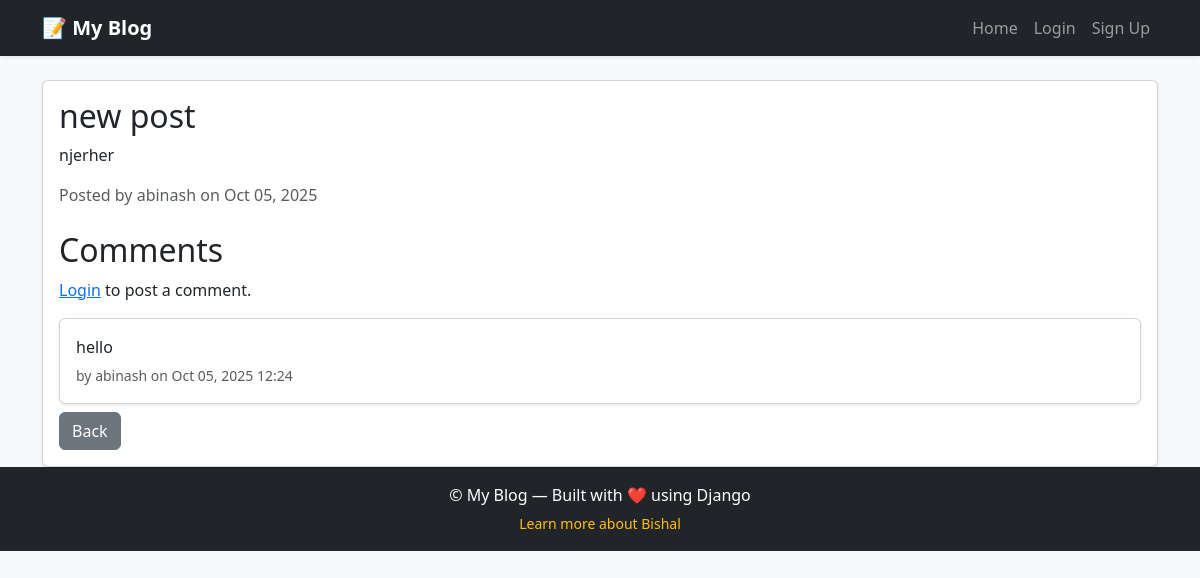
Page /post/15/ on the earlier database version.
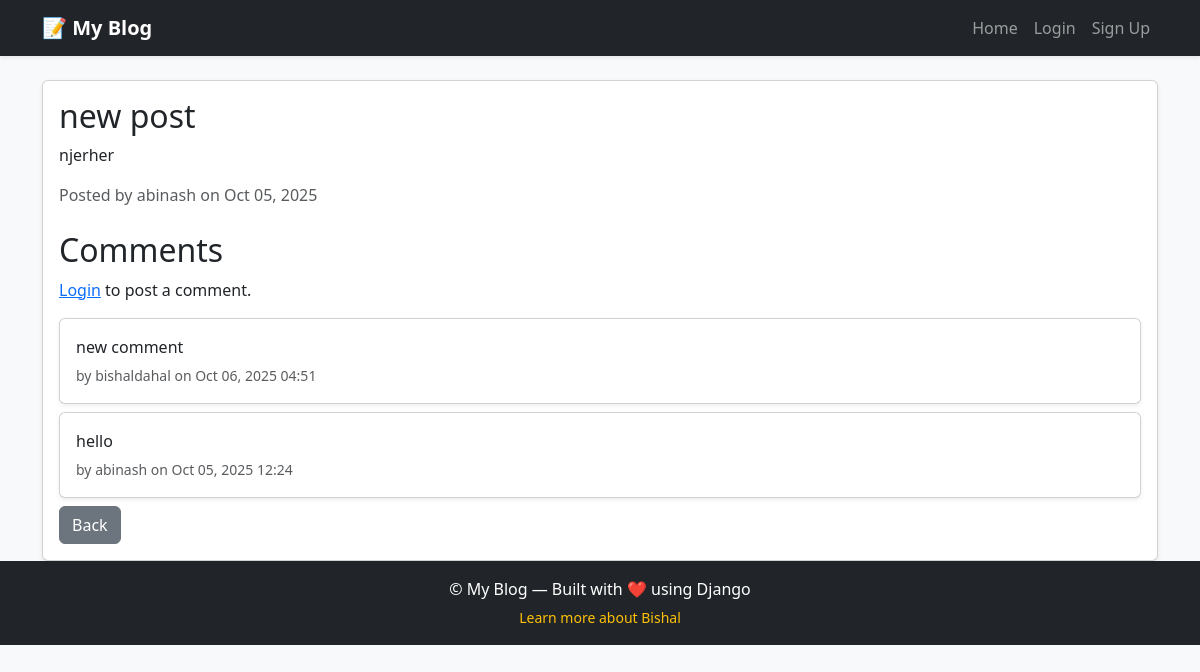
Same page on the later database version.
### blog/models.py (models this page shows, shortened)
class Comment(models.Model):
    post = models.ForeignKey('POST', on_delete=models.CASCADE,related_name='comments')
    author = models.ForeignKey(User, on_delete=models.CASCADE)
    content = models.TextField()
    created_at = models.DateTimeField(auto_now_add=True)

### blog/views.py (the view)
# urls.py: path("post/<int:post_id>/", views.post_detail, name= "post_detail"),
def post_detail(request, post_id):
    post = get_object_or_404(Post, id=post_id)
    comments = post.comments.all().order_by('-created_at')
    if(request.method == 'POST'):
        if not request.user.is_authenticated:
            return redirect('login')
        form = CommentForm(request.POST)
        if form.is_valid():
            comment = form.save(commit=False)
            comment.post=post
            comment.author = request.user
            comment.save()
            return redirect('post_detail', post_id =post.id)
    else:
        form = CommentForm()
    return render(request, 'blog/post_detail.html', {
        'post': post,
        'comments': comments,
        'form': form
        })

### blog/templates/blog/post_detail.html (shortened to what this page needs)
{% extends "layout.html" %}
{% block content %}
<div class="card shadow-sm">
  <div class="card-body">
    <h2>{{ post.title }}</h2>
    <p>{{ post.content }}</p>
    <p class="text-muted">Posted by {{ post.author.username }} on {{ post.created_at|date:"M d, Y" }}</p>
<h2 class="mt-4">Comments</h2>
{% if user.is_authenticated %}
  <form method="POST" class="mb-4">
    {% csrf_token %}
    {{ form.content }}
    <button type="submit" class="btn btn-primary mt-2">Add Comment</button>
  </form>
{% else %}
  <p><a href="{% url 'login' %}">Login</a> to post a comment.</p>
{% endif %}
{% for comment in comments %}
  <div class="card mb-2 shadow-sm">
    <div class="card-body">
      <p class="mb-1">{{ comment.content }}</p>
      <small class="text-muted">by {{ comment.author.username }} on {{ comment.created_at|date:"M d, Y H:i" }}</small>
    </div>
  </div>
{% empty %}
  <p>No comments yet.</p>
{% endfor %}
    <a href="{% url 'post_list' %}" class="btn btn-secondary">Back</a>
  </div>
</div>
{% endblock %}

Differences in the rows shown:
added Comment: content "new comment", author.username "bishaldahal", created_at "Oct 06, 2025 04:51"
